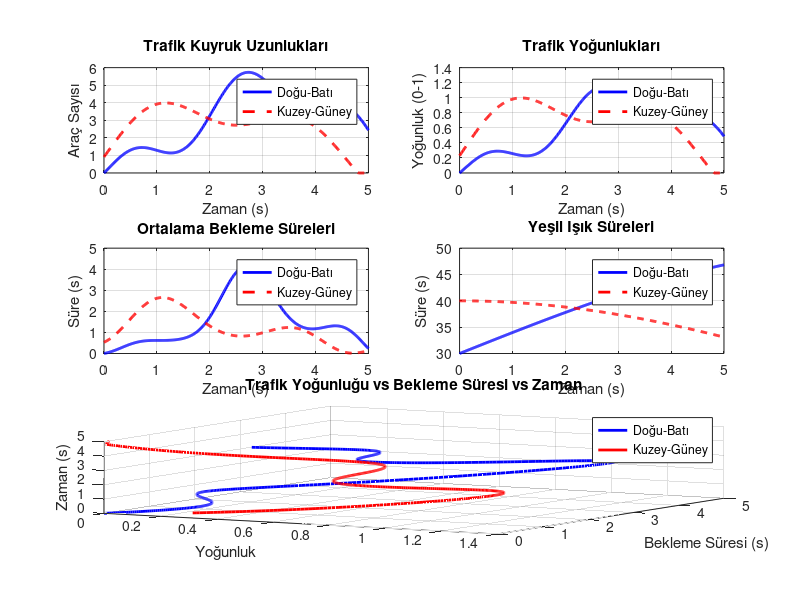

MATLAB code for this plot: (Note: this script raises an error after producing the figure.)
% advanced_traffic_viz.m
% Gelişmiş trafik simülasyonu görselleştirme

function advanced_traffic_viz()
    fprintf('Gelişmiş trafik görselleştirmesi başlatılıyor...\n');
    
    % Workspace'den verileri al
    workspace_vars = evalin('base', 'whos');
    var_names = {workspace_vars.name};
    
    % Zaman verisi
    if ismember('log_time', var_names)
        t = evalin('base', 'log_time');
    elseif ismember('t', var_names)
        t = evalin('base', 't');
    elseif ismember('viz_time', var_names)
        t = evalin('base', 'viz_time');
    else
        % Varsayılan zaman verisi
        t = 0:0.01:5;
        t = t(:);
    end
    
    % Kuyruk verileri
    queue_data = [];
    if ismember('log_vehicle_queues', var_names)
        queue_data = evalin('base', 'log_vehicle_queues');
    elseif ismember('queue_lengths', var_names)
        queue_data = evalin('base', 'queue_lengths');
    elseif ismember('viz_data', var_names)
        queue_data = evalin('base', 'viz_data');
    end
    
    % Trafik yoğunlukları
    density_data = [];
    if ismember('density_EW', var_names) && ismember('density_NS', var_names)
        density_EW = evalin('base', 'density_EW');
        density_NS = evalin('base', 'density_NS');
        density_data = [density_EW, density_NS];
    end
    
    % Bekleme süreleri
    wait_time_data = [];
    if ismember('average_wait_time_EW', var_names) && ismember('average_wait_time_NS', var_names)
        wait_EW = evalin('base', 'average_wait_time_EW');
        wait_NS = evalin('base', 'average_wait_time_NS');
        wait_time_data = [wait_EW, wait_NS];
    end
    
    % Işık süreleri
    light_data = [];
    if ismember('green_duration_EW', var_names) && ismember('green_duration_NS', var_names)
        green_EW = evalin('base', 'green_duration_EW');
        green_NS = evalin('base', 'green_duration_NS');
        light_data = [green_EW, green_NS];
    end
    
    % Veri yoksa, test verisi oluştur
    if isempty(queue_data) && isempty(density_data) && isempty(wait_time_data)
        fprintf('Görselleştirilecek veri bulunamadı. Test verisi oluşturuluyor...\n');
        
        % Kuyruk uzunlukları (Doğu-Batı ve Kuzey-Güney)
        queue_data = zeros(length(t), 2);
        queue_data(:,1) = 5 * (sin(t/2).^2 + 0.2*sin(t*3));
        queue_data(:,1) = max(0, queue_data(:,1));
        queue_data(:,2) = 4 * (sin((t+1)/2).^2 + 0.3*sin(t*2));
        queue_data(:,2) = max(0, queue_data(:,2));
        
        % Yoğunluklar
        density_data = zeros(length(t), 2);
        density_data(:,1) = queue_data(:,1) / 5;  % 0-1 arası normalize
        density_data(:,2) = queue_data(:,2) / 4;  % 0-1 arası normalize
        
        % Bekleme süreleri
        wait_time_data = zeros(length(t), 2);
        wait_time_data(:,1) = 3 * density_data(:,1).^2 + 0.5*sin(t);
        wait_time_data(:,2) = 2.5 * density_data(:,2).^2 + 0.4*cos(t);
        
        % Işık süreleri
        light_data = zeros(length(t), 2);
        light_data(:,1) = 30 + 20*sin(t/5);
        light_data(:,2) = 25 + 15*cos(t/5);
    end
    
    % Gelişmiş görselleştirmeyi başlat
    create_advanced_visualizations(t, queue_data, density_data, wait_time_data, light_data);
end

function create_advanced_visualizations(t, queue_data, density_data, wait_time_data, light_data)
    % Ana figürü oluştur
    figure('Name', 'Gelişmiş Trafik Simülasyonu Görselleştirmesi', ...
           'NumberTitle', 'off', 'Position', [50, 50, 1200, 800]);
    
    % Boyut kontrolü yap
    if ~isempty(queue_data)
        % Vektörleri sütun vektörü yap
        if size(t, 1) == 1
            t = t(:);
        end
        
        % Boyut uyumsuzluğu varsa düzelt
        if length(t) ~= size(queue_data, 1)
            min_len = min(length(t), size(queue_data, 1));
            t = t(1:min_len);
            queue_data = queue_data(1:min_len, :);
            fprintf('Boyutlar düzeltildi: size(t)=%s, size(queue_data)=%s\n', mat2str(size(t)), mat2str(size(queue_data)));
        end
        
        % Tek sütun varsa ikinci sütun ekle
        if size(queue_data, 2) == 1
            queue_data = [queue_data, queue_data*0.8]; % İkinci yön için tahmin
            fprintf('İkinci sütun eklendi. Yeni boyut: %s\n', mat2str(size(queue_data)));
        end
    end
    
    % Diğer veriler için de benzer kontroller yap
    if ~isempty(density_data) && length(t) ~= size(density_data, 1)
        min_len = min(length(t), size(density_data, 1));
        t_temp = t(1:min_len);
        density_data = density_data(1:min_len, :);
        
        if size(density_data, 2) == 1
            density_data = [density_data, density_data*0.7];
        end
    end
    
    if ~isempty(wait_time_data) && length(t) ~= size(wait_time_data, 1)
        min_len = min(length(t), size(wait_time_data, 1));
        t_temp = t(1:min_len);
        wait_time_data = wait_time_data(1:min_len, :);
        
        if size(wait_time_data, 2) == 1
            wait_time_data = [wait_time_data, wait_time_data*0.9];
        end
    end
    
    if ~isempty(light_data) && length(t) ~= size(light_data, 1)
        min_len = min(length(t), size(light_data, 1));
        t_temp = t(1:min_len);
        light_data = light_data(1:min_len, :);
        
        if size(light_data, 2) == 1
            light_data = [light_data, light_data*0.9];
        end
    end
    
    % Subplot düzeni: 3x2
    
    % 1. Grafik: Kuyruk uzunlukları
    subplot(3, 2, 1);
    if ~isempty(queue_data)
        try
            plot(t, queue_data(:,1), 'b-', 'LineWidth', 2); hold on;
            if size(queue_data, 2) >= 2
                plot(t, queue_data(:,2), 'r--', 'LineWidth', 2);
            end
            title('Trafik Kuyruk Uzunlukları');
            xlabel('Zaman (s)');
            ylabel('Araç Sayısı');
            if size(queue_data, 2) >= 2
                legend('Doğu-Batı', 'Kuzey-Güney');
            else
                legend('Doğu-Batı');
            end
            grid on;
        catch plot_err
            warning('Kuyruk verisi çizilirken hata: %s', plot_err.message);
            text(0.5, 0.5, 'Kuyruk verisi çizilemedi', 'HorizontalAlignment', 'center');
            axis off;
        end
    else
        text(0.5, 0.5, 'Kuyruk verisi bulunamadı', 'HorizontalAlignment', 'center');
        axis off;
    end
    
    % 2. Grafik: Yoğunluklar
    subplot(3, 2, 2);
    if ~isempty(density_data)
        try
            plot(t, density_data(:,1), 'b-', 'LineWidth', 2); hold on;
            if size(density_data, 2) >= 2
                plot(t, density_data(:,2), 'r--', 'LineWidth', 2);
            end
            title('Trafik Yoğunlukları');
            xlabel('Zaman (s)');
            ylabel('Yoğunluk (0-1)');
            if size(density_data, 2) >= 2
                legend('Doğu-Batı', 'Kuzey-Güney');
            else
                legend('Doğu-Batı');
            end
            grid on;
        catch plot_err
            warning('Yoğunluk verisi çizilirken hata: %s', plot_err.message);
            text(0.5, 0.5, 'Yoğunluk verisi çizilemedi', 'HorizontalAlignment', 'center');
            axis off;
        end
    else
        text(0.5, 0.5, 'Yoğunluk verisi bulunamadı', 'HorizontalAlignment', 'center');
        axis off;
    end
    
    % 3. Grafik: Bekleme süreleri
    subplot(3, 2, 3);
    if ~isempty(wait_time_data)
        try
            plot(t, wait_time_data(:,1), 'b-', 'LineWidth', 2); hold on;
            if size(wait_time_data, 2) >= 2
                plot(t, wait_time_data(:,2), 'r--', 'LineWidth', 2);
            end
            title('Ortalama Bekleme Süreleri');
            xlabel('Zaman (s)');
            ylabel('Süre (s)');
            if size(wait_time_data, 2) >= 2
                legend('Doğu-Batı', 'Kuzey-Güney');
            else
                legend('Doğu-Batı');
            end
            grid on;
        catch plot_err
            warning('Bekleme süresi verisi çizilirken hata: %s', plot_err.message);
            text(0.5, 0.5, 'Bekleme süresi verisi çizilemedi', 'HorizontalAlignment', 'center');
            axis off;
        end
    else
        text(0.5, 0.5, 'Bekleme süresi verisi bulunamadı', 'HorizontalAlignment', 'center');
        axis off;
    end
    
    % 4. Grafik: Trafık ışığı süreleri
    subplot(3, 2, 4);
    if ~isempty(light_data)
        try
            plot(t, light_data(:,1), 'b-', 'LineWidth', 2); hold on;
            if size(light_data, 2) >= 2
                plot(t, light_data(:,2), 'r--', 'LineWidth', 2);
            end
            title('Yeşil Işık Süreleri');
            xlabel('Zaman (s)');
            ylabel('Süre (s)');
            if size(light_data, 2) >= 2
                legend('Doğu-Batı', 'Kuzey-Güney');
            else
                legend('Doğu-Batı');
            end
            grid on;
        catch plot_err
            warning('Işık süresi verisi çizilirken hata: %s', plot_err.message);
            text(0.5, 0.5, 'Işık süresi verisi çizilemedi', 'HorizontalAlignment', 'center');
            axis off;
        end
    else
        text(0.5, 0.5, 'Işık süresi verisi bulunamadı', 'HorizontalAlignment', 'center');
        axis off;
    end
    
    % 5. Grafik: 3B görselleştirme (Yoğunluk vs Bekleme Süresi vs Zaman)
    subplot(3, 2, 5:6);
    if ~isempty(density_data) && ~isempty(wait_time_data)
        try
            % 3B yüzey çizimi
            plot3(density_data(:,1), wait_time_data(:,1), t, 'b-', 'LineWidth', 2); hold on;
            if size(density_data, 2) >= 2 && size(wait_time_data, 2) >= 2
                plot3(density_data(:,2), wait_time_data(:,2), t, 'r-', 'LineWidth', 2);
            end
            title('Trafik Yoğunluğu vs Bekleme Süresi vs Zaman');
            xlabel('Yoğunluk');
            ylabel('Bekleme Süresi (s)');
            zlabel('Zaman (s)');
            if size(density_data, 2) >= 2 && size(wait_time_data, 2) >= 2
                legend('Doğu-Batı', 'Kuzey-Güney');
            else
                legend('Doğu-Batı');
            end
            grid on;
            view(30, 30); % 3D görüntüyü döndür
        catch plot_err
            warning('3B görselleştirme çizilirken hata: %s', plot_err.message);
            text(0.5, 0.5, '3B görselleştirme çizilemedi', 'HorizontalAlignment', 'center');
            axis off;
        end
    else
        text(0.5, 0.5, '3B görselleştirme için yeterli veri bulunamadı', 'HorizontalAlignment', 'center');
        axis off;
    end
    
    % Ana başlık
    sgtitle('Trafik Kontrol Sistemi Simülasyon Sonuçları');
    
    % İkinci figür: Kavşak Durum Görselleştirmesi
    create_intersection_visualization(queue_data, light_data);
end

function create_intersection_visualization(queue_data, light_data)
    % Eğer veri yoksa, bu fonksiyonu atla
    if isempty(queue_data)
        return;
    end
    
    try
        % Kuyruk verisi boyut kontrolü
        if size(queue_data, 1) < 1
            disp('Kavşak görselleştirmesi için yeterli veri yok.');
            return;
        end
        
        % Son durumu al (simülasyonun son anındaki değerler)
        queue_EW = queue_data(end, 1);
        if size(queue_data, 2) >= 2
            queue_NS = queue_data(end, 2);
        else
            queue_NS = queue_EW * 0.8; % Tahmin
            disp('Kuzey-Güney kuyruk verisi bulunamadı, Doğu-Batı verisinden tahmin ediliyor.');
        end
        
        % Sayısal değer kontrolü
        if ~isnumeric(queue_EW) || ~isnumeric(queue_NS) || isnan(queue_EW) || isnan(queue_NS)
            disp('Kavşak görselleştirmesi için geçerli sayısal veri bulunamadı.');
            return;
        end
        
        % Işık durumu
        if ~isempty(light_data) && size(light_data, 1) > 0
            try
                light_EW = light_data(end, 1);
                if size(light_data, 2) >= 2
                    light_NS = light_data(end, 2);
                else
                    light_NS = light_EW * 0.9; % Tahmin
                end
                
                % Hangisi aktif?
                if light_EW > light_NS
                    light_state = 'EW'; % Doğu-Batı yeşil
                else
                    light_state = 'NS'; % Kuzey-Güney yeşil
                end
            catch
                % Rastgele ışık durumu
                if rand > 0.5
                    light_state = 'EW';
                else
                    light_state = 'NS';
                end
            end
        else
            % Rastgele ışık durumu
            if rand > 0.5
                light_state = 'EW';
            else
                light_state = 'NS';
            end
        end
        
        % Kavşak görselleştirme figürü
        figure('Name', 'Kavşak Durum Görselleştirmesi', ...
               'NumberTitle', 'off', 'Position', [400, 200, 600, 600]);
        
        % Arkaplan ve yolları oluştur
        axis([-10 10 -10 10]);
        hold on;
        
        % Yolları çiz
        rectangle('Position', [-10, -1, 20, 2], 'FaceColor', [0.7 0.7 0.7]); % Doğu-Batı yolu
        rectangle('Position', [-1, -10, 2, 20], 'FaceColor', [0.7 0.7 0.7]); % Kuzey-Güney yolu
        
        % Yol çizgilerini ekle
        plot([-10, 10], [0, 0], 'w--', 'LineWidth', 1);
        plot([0, 0], [-10, 10], 'w--', 'LineWidth', 1);
        
        % Trafik ışıklarını göster
        if strcmp(light_state, 'EW')
            % Doğu-Batı yeşil, Kuzey-Güney kırmızı
            plot([-1.5, -1.5], [1.5, 1.5], 'go', 'MarkerSize', 15, 'MarkerFaceColor', 'g');
            plot([1.5, 1.5], [-1.5, -1.5], 'go', 'MarkerSize', 15, 'MarkerFaceColor', 'g');
            plot([1.5, 1.5], [1.5, 1.5], 'ro', 'MarkerSize', 15, 'MarkerFaceColor', 'r');
            plot([-1.5, -1.5], [-1.5, -1.5], 'ro', 'MarkerSize', 15, 'MarkerFaceColor', 'r');
        else
            % Doğu-Batı kırmızı, Kuzey-Güney yeşil
            plot([-1.5, -1.5], [1.5, 1.5], 'ro', 'MarkerSize', 15, 'MarkerFaceColor', 'r');
            plot([1.5, 1.5], [-1.5, -1.5], 'ro', 'MarkerSize', 15, 'MarkerFaceColor', 'r');
            plot([1.5, 1.5], [1.5, 1.5], 'go', 'MarkerSize', 15, 'MarkerFaceColor', 'g');
            plot([-1.5, -1.5], [-1.5, -1.5], 'go', 'MarkerSize', 15, 'MarkerFaceColor', 'g');
        end
        
        % Araç kuyruklarını göster
        % Doğu'dan gelen araçlar
        for i = 1:min(10, round(queue_EW))
            rectangle('Position', [-2-i, -0.8, 0.8, 0.6], 'FaceColor', 'b', 'Curvature', [0.2, 0.2]);
        end
        
        % Batı'dan gelen araçlar (daha az)
        for i = 1:min(6, round(queue_EW*0.6))
            rectangle('Position', [2+i-0.8, 0.2, 0.8, 0.6], 'FaceColor', 'b', 'Curvature', [0.2, 0.2]);
        end
        
        % Kuzey'den gelen araçlar
        for i = 1:min(8, round(queue_NS))
            rectangle('Position', [-0.8, -2-i, 0.6, 0.8], 'FaceColor', 'r', 'Curvature', [0.2, 0.2]);
        end
        
        % Güney'den gelen araçlar (daha az)
        for i = 1:min(5, round(queue_NS*0.5))
            rectangle('Position', [0.2, 2+i-0.8, 0.6, 0.8], 'FaceColor', 'r', 'Curvature', [0.2, 0.2]);
        end
        
        % Efsane ve görsel düzeltmeler
        title('Kavşak Durumu Anlık Görünüm');
        legend_text = {};
        if strcmp(light_state, 'EW')
            legend_text{end+1} = 'Doğu-Batı: YEŞİL';
            legend_text{end+1} = 'Kuzey-Güney: KIRMIZI';
        else
            legend_text{end+1} = 'Doğu-Batı: KIRMIZI';
            legend_text{end+1} = 'Kuzey-Güney: YEŞİL';
        end
        
        legend_text{end+1} = ['Doğu-Batı Kuyruk: ' num2str(round(queue_EW*10)/10) ' araç'];
        legend_text{end+1} = ['Kuzey-Güney Kuyruk: ' num2str(round(queue_NS*10)/10) ' araç'];
        
        % Efsaneyi ekle (sağ üst köşe)
        legend(legend_text, 'Location', 'northeast');
        
        % Eksen etiketlerini gizle
        axis equal;
        axis off;
    catch viz_err
        warning('Kavşak görselleştirmesi oluşturulurken hata: %s', viz_err.message);
        disp('Hata detayları:');
        disp(getReport(viz_err));
        figure('Name', 'Kavşak Görselleştirme Hatası', 'NumberTitle', 'off');
        text(0.5, 0.5, 'Kavşak görselleştirmesi oluşturulamadı', 'HorizontalAlignment', 'center');
        axis off;
    end
end 